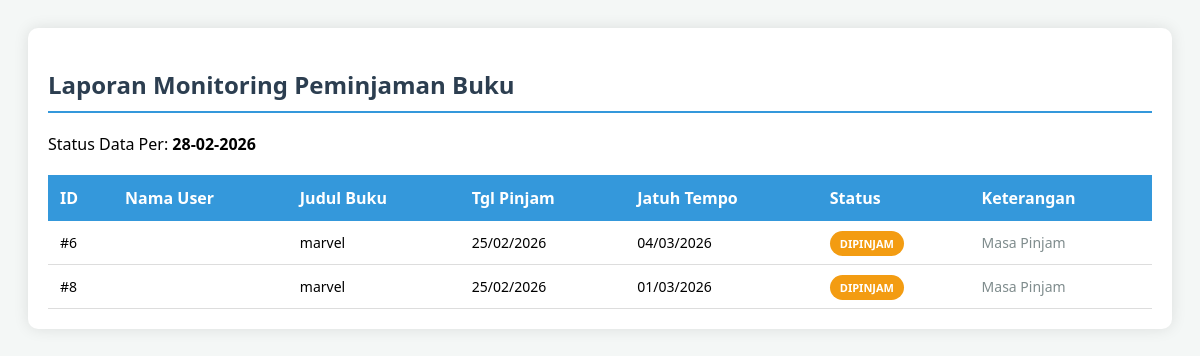
The app's page /admin/laporan.php with its own data.
### tables this page shows
CREATE TABLE `peminjaman` (
  `id_peminjaman` int NOT NULL,
  `id_anggota` int NOT NULL,
  `id_buku` int NOT NULL,
  `tanggal_pinjam` date NOT NULL,
  `tanggal_jatuh_tempo` date NOT NULL,
  `status` enum('dipinjam','selesai') DEFAULT 'dipinjam'
);

CREATE TABLE `buku` (
  `id_buku` int NOT NULL,
  `judul` varchar(150) NOT NULL,
  `pengarang` varchar(100) DEFAULT NULL,
  `penerbit` varchar(100) DEFAULT NULL,
  `tahun` year DEFAULT NULL,
  `stok` int DEFAULT '0'
);

### admin/laporan.php (the view, shortened to what this page needs)
<?php
$conn = mysqli_connect("localhost", "root", "", "perpus");
$sql = "SELECT
            p.id_peminjaman,
            u.nama AS nama_peminjam,
            b.judul AS judul_buku,
            p.tanggal_pinjam,
            p.tanggal_jatuh_tempo,
            p.status
        FROM peminjaman p
        JOIN users u ON p.id_anggota = u.id_user
        JOIN buku b ON p.id_buku = b.id_buku
        ORDER BY p.tanggal_pinjam DESC";
$result = mysqli_query($conn, $sql);
$hari_ini = date('Y-m-d');
?>
<!DOCTYPE html>
<html lang="id">
<head>
</head>
<body>
<div class="box">
    <h2>Laporan Monitoring Peminjaman Buku</h2>
    <p>Status Data Per: <strong><?php echo date('d-m-Y'); ?></strong></p>
    <table>
        <thead>
            <tr>
                <th>ID</th>
                <th>Nama User</th>
                <th>Judul Buku</th>
                <th>Tgl Pinjam</th>
                <th>Jatuh Tempo</th>
                <th>Status</th>
                <th>Keterangan</th>
            </tr>
        </thead>
        <tbody>
            <?php if(mysqli_num_rows($result) > 0): ?>
                <?php while($row = mysqli_fetch_assoc($result)): ?>
                    <?php
                        $jatuh_tempo = $row['tanggal_jatuh_tempo'];
                        $is_telat = ($hari_ini > $jatuh_tempo && $row['status'] == 'dipinjam');
                    ?>
                    <tr>
                        <td>#<?php echo $row['id_peminjaman']; ?></td>
                        <td><strong><?php echo $row['nama_peminjam']; ?></strong></td>
                        <td><?php echo $row['judul_buku']; ?></td>
                        <td><?php echo date('d/m/Y', strtotime($row['tanggal_pinjam'])); ?></td>
                        <td><?php echo date('d/m/Y', strtotime($jatuh_tempo)); ?></td>
                        <td>
                            <span class="badge badge-<?php echo $row['status']; ?>">
                                <?php echo $row['status']; ?>
                            </span>
                        </td>
                        <td>
                            <?php if($is_telat): ?>
                                <span class="terlambat">⚠️ Lewat Jadwal!</span>
                            <?php elseif($row['status'] == 'selesai'): ?>
                                <span style="color: green;">✓ Dikembalikan</span>
                            <?php else: ?>
                                <span class="aman">Masa Pinjam</span>
                            <?php endif; ?>
                        </td>
                    </tr>
                <?php endwhile; ?>
            <?php else: ?>
                <tr>
                    <td colspan="7" style="text-align:center;">Tidak ada data peminjaman ditemukan.</td>
                </tr>
            <?php endif; ?>
        </tbody>
    </table>
</div>
</body>
</html>

### admin/laporan.php (style rules this page uses)
body { font-family: 'Segoe UI', sans-serif; background-color: #f4f7f6; padding: 20px; }
.box { background: white; padding: 20px; border-radius: 10px; box-shadow: 0 0 15px rgba(0,0,0,0.1); }
h2 { color: #2c3e50; border-bottom: 2px solid #3498db; padding-bottom: 10px; }
table { width: 100%; border-collapse: collapse; margin-top: 20px; }
th { background-color: #3498db; color: white; padding: 12px; text-align: left; }
td { padding: 12px; border-bottom: 1px solid #ddd; font-size: 14px; }
.badge { padding: 5px 10px; border-radius: 15px; font-size: 11px; font-weight: bold; text-transform: uppercase; }
.badge-dipinjam { background-color: #f39c12; color: white; }
.aman { color: #7f8c8d; }

### records on screen
peminjaman: id_peminjaman "6", id_buku.judul "marvel", tanggal_pinjam "25/02/2026", tanggal_jatuh_tempo "04/03/2026", status "DIPINJAM", shows "Masa Pinjam"
peminjaman: id_peminjaman "8", id_buku.judul "marvel", tanggal_pinjam "25/02/2026", tanggal_jatuh_tempo "01/03/2026", status "DIPINJAM", shows "Masa Pinjam"
